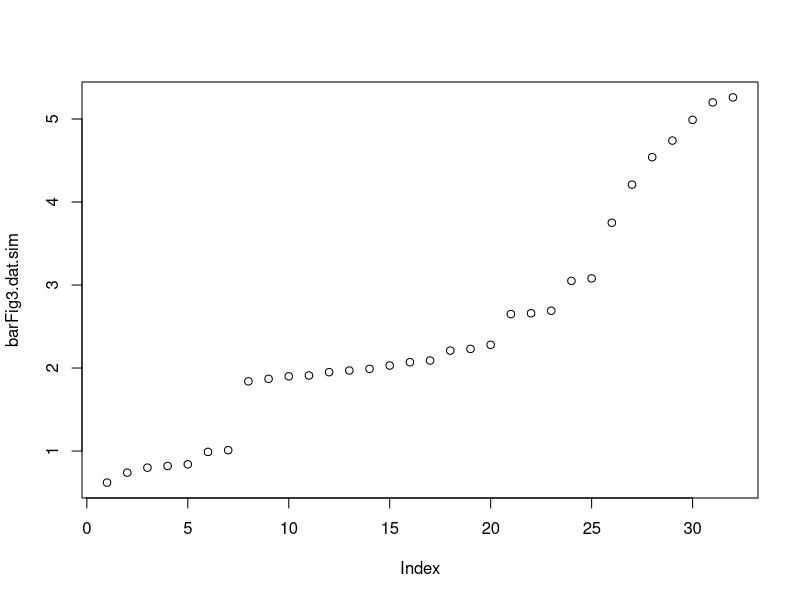
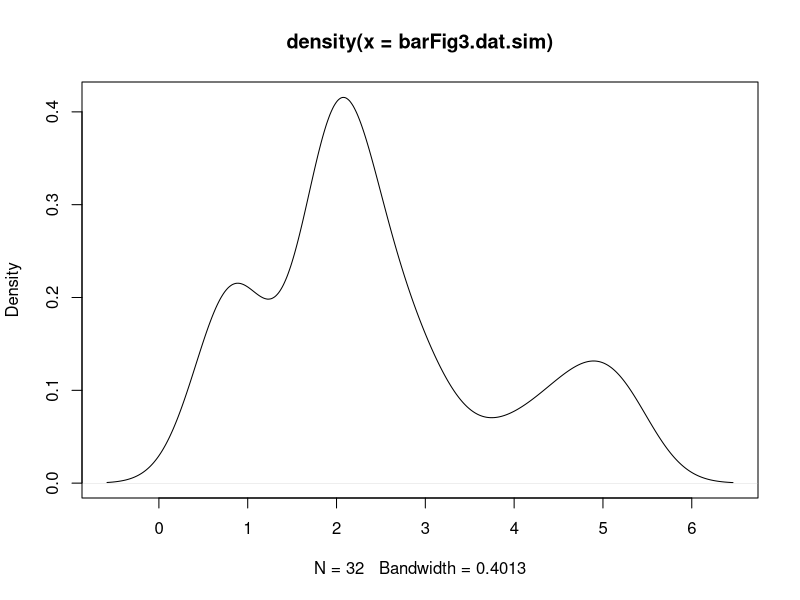
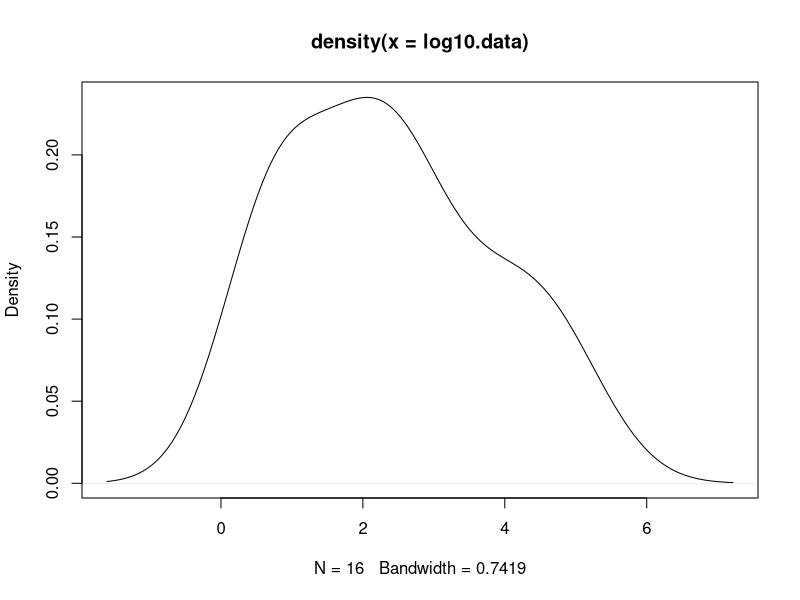
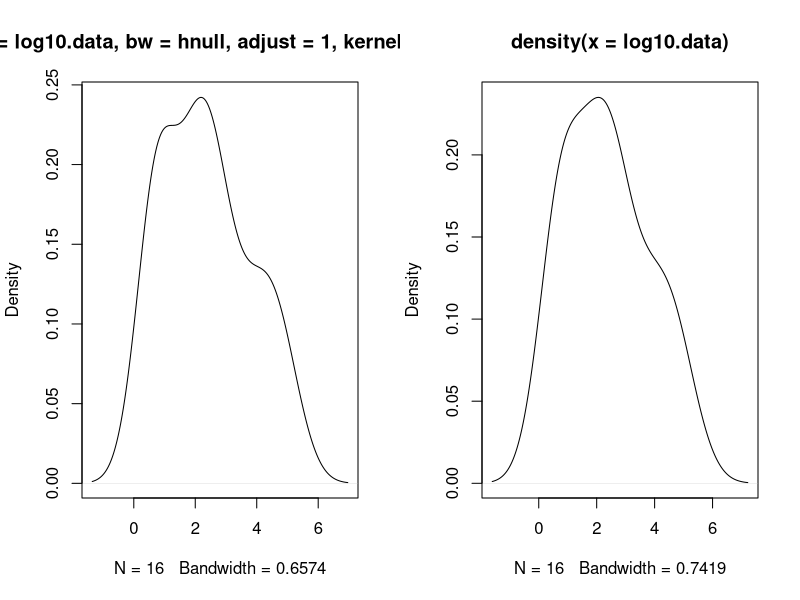

Write the R code that produced these figures, in order. (Note: this script raises an error after producing the figures.)
### A reprex for trying to interpret the code from Barichievy et al. 2018 Ecology and Evolution paper
set.seed=42
## set threshold for gap.percentile value
thresh=0.90

# set the resolution over which we will generate random samples
resolution = 100
########## PART I #########
# Actual Barichievy data ---------------------------------------------------------
barFig3.dat <- data.frame(n= c(7,10,3,5,7), 
                          min = c(0.5, 1.8, 2.2, 2.6,3.5),
                          max = c(1.2, 2.1, 2.3, 3.4, 5.5)
)

# Simulate data -----------------------------------------------------------
barFig3.dat.sim <- NULL
for(i in 1:nrow(barFig3.dat)){
    barFig3.dat.sim <- c(barFig3.dat.sim,
                         sample(seq(barFig3.dat$min[i],barFig3.dat$max[i], by=0.01), size = barFig3.dat$n[i], replace = FALSE)
    )
}

length(barFig3.dat.sim)==sum(barFig3.dat$n)

barFig3.dat.sim <-sort(barFig3.dat.sim)


plot(barFig3.dat.sim)
plot(density(barFig3.dat.sim))

# Run DD on actual data while varying the % of data sampled-----------------------------------
p <- c(0.50, 0.75, 1.00)*length(barFig3.dat.sim)
p.dd <-NULL
for(i in seq_along(p)){
    log10.data <- sample(x=barFig3.dat.sim,
                         size=p[i],
                         replace=FALSE)
    
    
    ## Run through the neutral null function
    # Neutral.Null <- function(log10.data, resolution=4000) {
    log10.data <- sort(log10.data)
    plot(density(log10.data))
    
    # get min and max body masses
    Dmax = max(log10.data, na.rm = TRUE)
    Dmin = min(log10.data, na.rm = TRUE)
    
    # get space elapsed between observations (unit takes on unit log10.data)
    ds = (Dmax - Dmin) / resolution
    
    # Get the upper and lower limits the bandwidth values
    MaxK = (Dmax - Dmin) / 2
    MinK = ds * 2
    
    # create a vector of bandwidth (bw) values for use in the density function below
    ks = seq(MinK, MaxK, by = 1 / resolution)
    
    # generate an empty matrix 
    bws = matrix(data = NA,
                 nrow = length(ks),
                 ncol = 1)
    
    # Run loop over the vector of ks
    for (l in 1:length(ks)) {
        
        # calculate KS density estimate
        KSdens <- density(log10.data, bw = ks[l], "gaussian", adjust = 1)
        
        # Test if the ksdensity is unimodal by...
        ## take first difference (convert to -1,0,or 1)
        ### take another first difference to get -2, 0, or 2
        
        ## Identify the bandwidth on the cusp of being uni vs. muiltimodal
        TF <- which(diff(sign(diff(KSdens$y))) == 2) + 1
        
        ### So, is this saying that if ANY differ from 
        if (length(TF) == 0) bws[l] = 1
        
        if (length(TF) != 0)  bws[l] = 0
    }
    
    #Define the neutral Null
    ## first get the minimum of the bandwidths, which indicates I think the FIRST break in the distirbuiton?
    r = min(which(bws == 1))
    
    # Get the bandwidth for the neutral null distirbution we will compare to ours....
    hnull = ks[r]
    # return(hnull)
    
    # }
    
    
    # Explore bootstrap function ----------------------------------------------
    
    # DD <- function(log10.data, hnull, Sample.N = 1000, adjust=1, thresh=0.90) {
    Sample.N = 1000
    # build a null distribution based on the bandwidth identified in the Neutral Null function
    NNull <- density(log10.data, bw = hnull, "gaussian", adjust = 1)
    
    ## compare the original density plot to the new Nnull density
    par(mfrow=c(1,2))
    plot(NNull)
    plot(density(log10.data))
    
    
    N <- length(log10.data)
    
    # generate empty matrix
    null.samples <- matrix(data = 0,
                           ncol = Sample.N,
                           nrow = N)
    
    ## Build a matrix containing all the random samples from the NNull where rows represent a new simulated data
    for (k in 1:Sample.N) {
        #sample the null model
        rand.N <- sample(NNull$x, N, replace = TRUE, prob = NNull$y)
        #calculate the gaps and insert into the matrix
        null.samples[, k] <- sort(rand.N, decreasing = FALSE)
    }
    
    #generate gaps of observed data
    
    ## First difference of observed data
    gaps.log10.data <- diff(log10.data)
    # First differences
    gaps.null.samples <- diff(null.samples, decreasing = FALSE)
    
    # create empty matrix to save gap percentile results
    gap.percentile <- matrix(data = 0,
                             nrow = length(gaps.log10.data),
                             ncol = 1)
    
    # For each space between observations in the original data (i.e. # =N-1)
    for (j in 1:length(gaps.log10.data)) {
        #generate distribution of gaps per row (per gap rank)
        gap.percentile[j] <-
            ecdf(gaps.null.samples[j, ])(gaps.log10.data[j])
        
    }
    
    Bootstrap.gaps <- rbind(gap.percentile, 0)
    Bootstrap.gaps <- data.frame(log10.data, Bootstrap.gaps) %>%
        mutate(rank = seq(1, length(Bootstrap.gaps))) %>%
        mutate(isGap = as.factor(ifelse(Bootstrap.gaps >= thresh, "yes", "no")))
    
    # return(Bootstrap.gaps)
    
    # }
    
    
    
    # Visualize ---------------------------------------------------------------
    p.dd[[i]] <-  ggplot(data=Bootstrap.gaps, aes(x=rank, y = log10.data))+
        geom_point(aes(color=isGap, shape=isGap))+
        scale_color_manual(values=c("yes"="red","no"="black"))+
        scale_shape_manual(values=c("yes"=17,"no"=16))+
        theme_bw()+
        ylab("log mass")+
        xlab("rank order")+
        labs(caption = "")+
        ggtitle(p[i])
    
}


par(mfrow=c(1,2))
plot(density(Bootstrap.gaps$Bootstrap.gaps))
plot(density(Bootstrap.gaps$log10.data))

